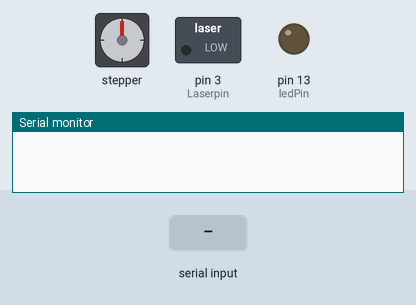
A sketch run on a simulated Arduino Uno, built with avr-gcc and run on an emulated ATmega328P. Parts: stepper motor, switched loads named in the sketch (green lamp = pin HIGH), output pins drawn as LEDs (lit = HIGH), the last lines printed to the serial monitor. Inputs (shaded band) come from the test bench. Stepper angles assume 200 steps per turn.

Above: at 2.4 s.
2.5 s: "30,150\n" received over Serial
At 2.91 s:
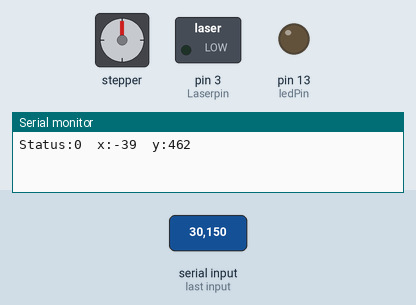
At 5.3 s:
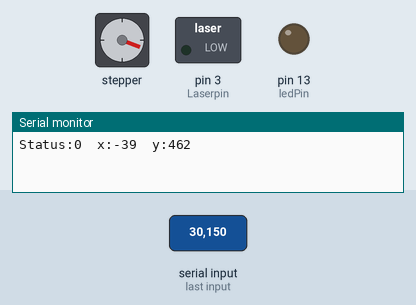
5.5 s: byte 49 (49) received over Serial
At 30.4 s:
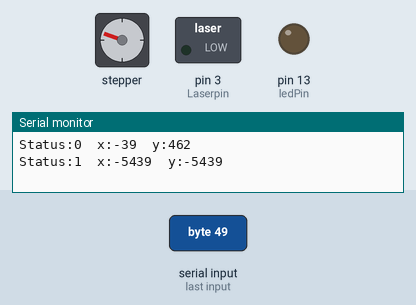
Timing chart, 0 to 30.7 s (numbered marks = the images above; inputs shaded):
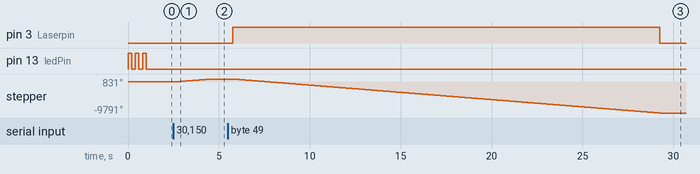

Measured:
- after the input at 2.5 s, stepper: turns 831° clockwise in 1.8 s, starting after 0.26 s
- after the input at 5.5 s, pin 3 (Laserpin): LOW → HIGH after 0.26 s, → LOW 23.5 s later; stepper: turns 10622° counter-clockwise in 23.5 s, starting after 0.26 s

The sketch:

Lasercontroller_ino.ino
```cpp
/*
Arduino as a Controller for a Lasercutter made out of 2 Scanner

 Works together with another Programm called Lasersnap


 by Florian Albrecht

 */

#include <Stepper.h>

#define Laserpin 3 //The Pin on which the Relaise for the Laser is attached


#define motorSteps 200     // change this depending on the number of steps
#define motorStepsz 200
// per revolution of your motor
#define motorPin1 12
#define motorPin2 11
#define motorPin3 10
#define motorPin4 9
#define ledPin 13
#define motorPin1z 7
#define motorPin2z 6
#define motorPin3z 5
#define motorPin4z 4
// initialize of the Stepper library:
Stepper myStepperx(200, 12,11,10,9);
Stepper mySteppery(200, 4,5,6,7);
void setup() {
  // set the motor speed at 60 RPMS:
  myStepperx.setSpeed(80);
  mySteppery.setSpeed(80);
  // Initialize the Serial port:
  Serial.begin(9600);

  // set up the LED pin:
  pinMode(ledPin, OUTPUT);
  // blink the LED:
  pinMode(Laserpin, OUTPUT);
  blink(3);
}

int nowx = 0, nowy = 0; //position of Laser


float xyratio = 1.4; //ratio of gears of y and x
int t = 1;
double get = 0;


void loop() {

  if(Serial.available()>0){
    int coordx, coordy; //receiving coordinates
    boolean statuss;
    int stat = Serial.read();
    /*if(stat == 79){ //if first character ist O Laser will not be on
      statuss = false;
      Serial.print("on");
    }*/
    if(stat == 49){ //if first character ist P Laser will be turned on
      statuss = true;
    }
      else{
        statuss = false;
    }
    Serial.read();
    delay(40);
    Serial.print("Status:");
    Serial.print(statuss);
    coordx = getint();
    Serial.print("  x:");
    Serial.print(coordx);
    delay(40);
    coordy = getint();
    Serial.print("  y:");
    Serial.println(coordy);
    movelaser(coordx, coordy, statuss);
  }
}

void movelaser(int x, int y, boolean ison){
  int movex, movey;
  movex = x - nowx;
  movey = y - nowy;
  int directionx, directiony;
  if(ison){
    digitalWrite(Laserpin, HIGH);
  }
  if(movex > 0){
    directionx = 1;
   }
   else {
    directionx = -1;
    movex *= -1;
  }
  if(movey > 0){
    directiony = 1;
    }
    else{
      directiony = -1;
      movey *= -1;
    }
  int steppedx = 0;
  int steppedy = 0;
  if(movex > movey){
    myStepperx.step(directionx);
    steppedx++;
    nowx += directionx;
    }
    else{
      mySteppery.step(directiony);
      steppedy++;
      nowy += directiony;
  }
  while(steppedx != movex && steppedy != movey){
    if(steppedx/movex > steppedy){
      myStepperx.step(directionx);
      steppedx++;
      nowx += directionx;
      }
      else{
        mySteppery.step(directiony);
        steppedy++;
        nowy += directiony;
     }
  }
  if(ison){
    digitalWrite(Laserpin, LOW);
  }
}

// Blink the reset LED:
void blink(int howManyTimes) {
  int i;
  for (i=0; i< howManyTimes; i++) {
    digitalWrite(ledPin, HIGH);
    delay(200);
    digitalWrite(ledPin, LOW);
    delay(200);
  }
}


int getint(){
  boolean minus = false;
  double l = 1;
  int number = 0;
  int get[20];
  int i = 0;
  for(i = 0; i < 3; i){
      get[i] = Serial.read() - 48;
      if(get[i] < 11){
      if(get[i] == -3){
        minus = true;
      }
      else{
      i++;
      }
      delay(30);
      }
    }
    i--;
    if(i > 0){
      int a = i;
      while(a > 0){
        l *= 10;
        a--;
      }
    }
    double c = 1;
    while(i>=0){
      number = number + get[i]*c;
      c *= 10;
      i--;
    }
  if(minus){
    number *= -1;
  }
  return number;
}
```
